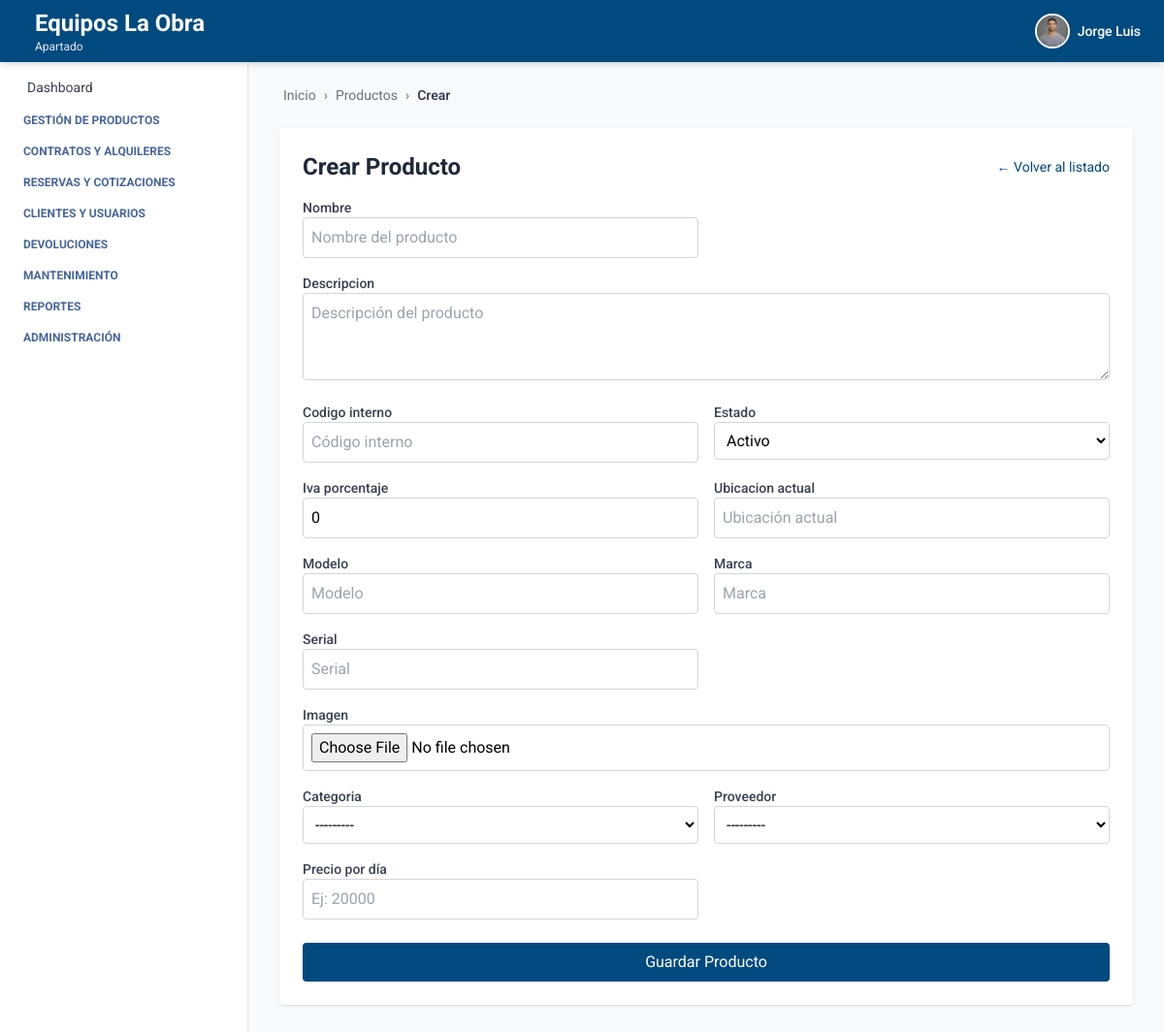
Page /productos/crear/ (signed in) on the committed database.
### autenticacion/models.py (models this page shows, shortened)
class Usuario(AbstractUser):
    telefono = models.CharField(max_length=20, blank=True, null=True)
    empresa = models.ForeignKey(Empresa, on_delete=models.SET_NULL, null=True, blank=True)
    sucursal = models.ForeignKey(Sucursal, on_delete=models.SET_NULL, null=True, blank=True)
    ESTADOS = [
        ("activo", "Activo"),
        ("inactivo", "Inactivo"),
    ]
    estado = models.CharField(max_length=10, choices=ESTADOS, default="activo")
    foto_perfil = models.ImageField(upload_to='usuarios/img/', blank=True, null=True)
    groups = models.ManyToManyField(
        Group,
        related_name='usuarios',  # Evita conflicto con 'user_set'
        blank=True,
        help_text='The groups this user belongs to.',
        verbose_name='groups'
    )
    user_permissions = models.ManyToManyField(
        Permission,
        related_name='usuarios',  # Evita conflicto con 'user_set'
        blank=True,
        help_text='Specific permissions for this user.',
        verbose_name='user permissions'
    )

### empresa/models.py (models this page shows, shortened)
class Empresa(models.Model):
    ESTADOS = [
        ("activo", "Activo"),
        ("inactivo", "Inactivo"),
    ]
    nombre = models.CharField(max_length=100)
    nit = models.CharField(max_length=50, unique=True)
    ciudad = models.CharField(max_length=100, blank=True, null=True)
    direccion = models.CharField(max_length=255, blank=True, null=True)
    departamento = models.CharField(max_length=100, blank=True, null=True)
    telefono = models.CharField(max_length=20, blank=True, null=True)
    estado = models.CharField(max_length=20, choices=ESTADOS, default="activo")
    logo = models.ImageField(upload_to='empresas/img/', blank=True, null=True)

class Sucursal(models.Model):
    ESTADOS = [
        ("activo", "Activo"),
        ("inactivo", "Inactivo"),
    ]
    empresa = models.ForeignKey(Empresa, related_name='sucursales', on_delete=models.CASCADE)
    nombre = models.CharField(max_length=100)
    ciudad = models.CharField(max_length=100)
    direccion = models.CharField(max_length=255)
    departamento = models.CharField(max_length=100, blank=True, null=True)
    telefono = models.CharField(max_length=20, blank=True, null=True)
    estado = models.CharField(max_length=20, choices=ESTADOS, default="activo")

### producto/views_producto.py (the view, shortened to what this page needs)
# urls.py: path('crear/', ProductoCreateView.as_view(), name='crear_producto'),
class ProductoCreateView(LoginRequiredMixin, BreadcrumbMixin, CreateView):
    model = Producto
    form_class = ProductoForm
    template_name = 'producto_crear.html'
    success_url = reverse_lazy('producto_list')
    breadcrumb_items = [
        ("Productos", reverse_lazy("producto_list")),
        ("Crear", None)
    ]
    def get_form_kwargs(self):
        kwargs = super().get_form_kwargs()
        kwargs['user'] = self.request.user
        return kwargs

### core/views.py (called while the page is built)
    def get_context_data(self, **kwargs):
        context = super().get_context_data(**kwargs)
        context["home"] = self.home_url
        context["breadcrumb_items"] = self.breadcrumb_items
        return context

### producto/models.py (called while the page is built)
    def __str__(self):
        return self.nombre

    def __str__(self):
        return self.nombre

### producto/templates/producto_crear.html (shortened to what this page needs)
{% extends 'index.html' %}
{% block breadcrumb %}
  {% include 'breadcrumb.html' with home='/' breadcrumbs=breadcrumb_items %}
{% endblock %}
{% block content %}
<div class="max-w-4xl mx-auto mt-6 bg-white p-6 rounded shadow">
  <div class="flex justify-between items-center mb-4">
    <h2 class="text-2xl font-bold text-gray-800">{{ titulo|default:"Crear Producto" }}</h2>
    <a href="{% url 'producto_list' %}" class="text-sm text-[var(--primary-color)] hover:underline">← Volver al listado</a>
  </div>
  <form method="post" enctype="multipart/form-data" class="grid grid-cols-2 gap-4">
    {% for field in form.visible_fields %}
      <div class="{% if field.name == 'descripcion' or field.name == 'imagen' %}col-span-2{% endif %}">
        <label class="block text-sm font-medium text-gray-700">{{ field.label }}</label>
        {{ field }}
      </div>
    {% endfor %}
    <div class="col-span-2">
      <button type="submit" class="mt-2 w-full bg-[var(--primary-color)] text-white py-2 rounded hover:bg-blue-700 transition">
        {{ boton_texto|default:"Guardar Producto" }}
      </button>
    </div>
  </form>
</div>
{% endblock %}

### core/templates/header.html (shortened to what this page needs)
<header class="bg-[var(--primary-color)] shadow-md w-full h-16 flex items-center px-6 justify-between fixed top-0 left-0 z-10">
  <h1 class="text-white flex items-center gap-3 leading-tight">
    <div class="leading-tight">
  {% if request.user.is_authenticated %}
    {% if request.user.empresa %}
      <span class="text-xl sm:text-2xl font-bold block">
        {{ request.user.empresa.nombre }}
      </span>
    {% endif %}
    {% if request.user.sucursal %}
      <span class="text-xs text-gray-200 block">
        {{ request.user.sucursal.nombre }}
      </span>
    {% endif %}
  {% else %}
    <span class="text-xl text-gray-200 block">Gestión inteligente de Equipos</span>
  {% endif %}
</div>
  </h1>
  {% if request.user.is_authenticated %}
  <div x-data="{ open: false }" class="relative flex items-center space-x-3 cursor-pointer" @click.away="open = false">
    <button @click="open = !open" class="flex items-center space-x-2 focus:outline-none">
      {% if request.user.foto_perfil %}
        <img src="{{ request.user.foto_perfil.url }}" alt="Perfil" class="w-9 h-9 rounded-full object-cover border-2 border-white" />
      {% else %}
        <div class="w-9 h-9 rounded-full bg-white text-[var(--primary-color)] flex items-center justify-center font-bold text-sm">
          {{ request.user.first_name|first }}{{ request.user.last_name|first }}
        </div>
      {% endif %}
      <span class="text-white hidden sm:block text-sm font-medium">{{ request.user.first_name }}</span>
    </button>
  </div>
  {% endif %}
</header>

### core/templates/index.html (style rules this page uses)
:root { --primary-color: #004a80; --text-aside-color: rgb(69, 101, 156); }
body { font-family: 'Roboto', sans-serif; }

### rows in the picture
Usuario: user.empresa.nombre "Equipos La Obra", user.sucursal.nombre "Apartado", user.foto_perfil (picture), user.first_name "Jorge Luis"

### other values in the picture
{{ label }} "Productos"
{{ label }} "Crear"
{{ titulo|default:"Crear Producto" }} "Crear Producto"
{{ field.label }} "Nombre" "Descripcion" "Codigo interno" "Estado" "Iva porcentaje" "Ubicacion actual" "Modelo" "Marca" "Serial" "Imagen" "Categoria" "Proveedor" "Precio por día"
{{ boton_texto|default:"Guardar Producto" }} "Guardar Producto"
